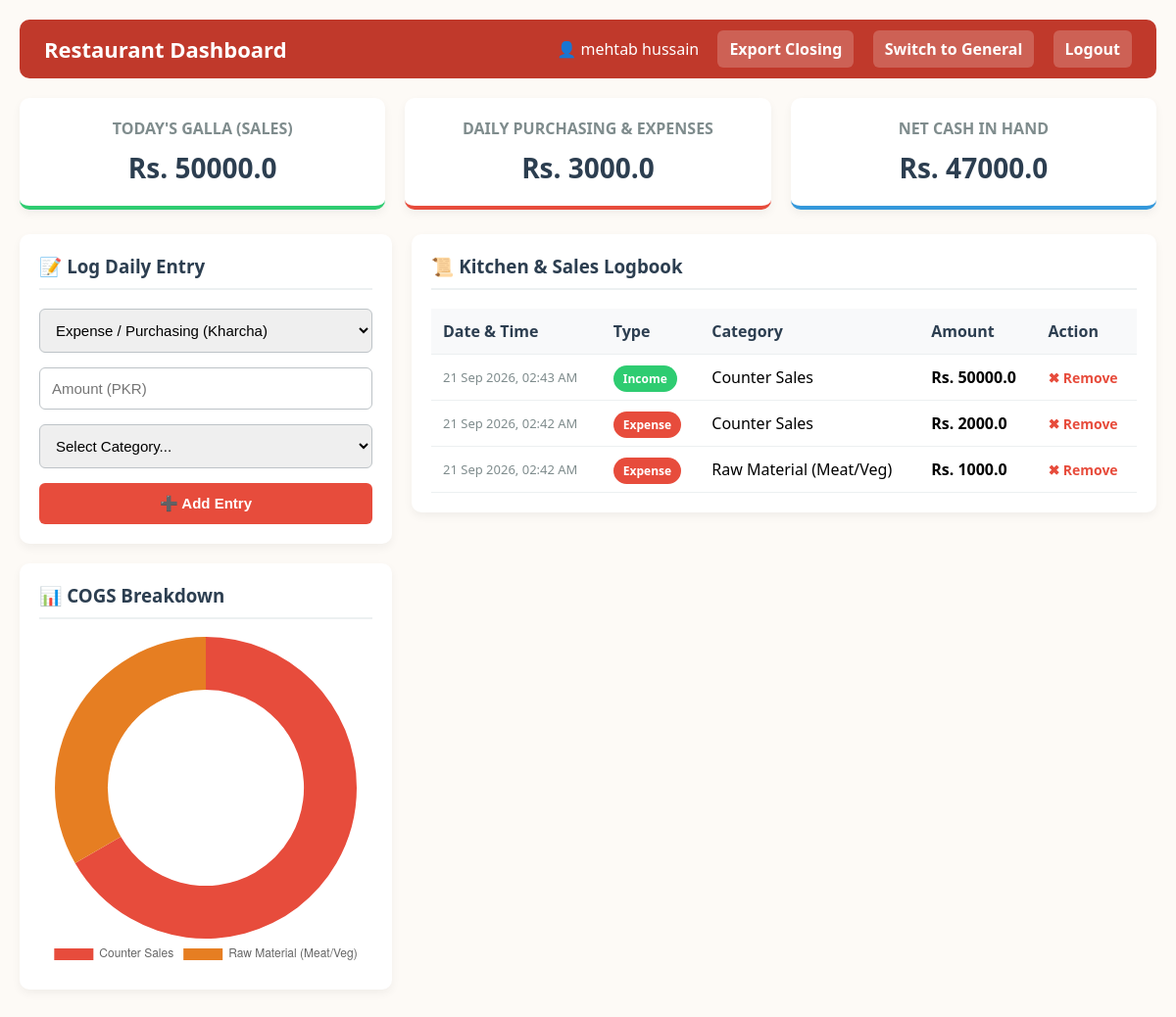
Screenshot of / (signed in) with the database file from the repository.
### flask_app.py (models this page shows)
class Expense(db.Model):
    id = db.Column(db.Integer, primary_key=True)
    user_id = db.Column(db.Integer, db.ForeignKey('user.id'), nullable=False)
    company_id = db.Column(db.Integer, db.ForeignKey('company.id'), nullable=False)
    trans_type = db.Column(db.String(50), nullable=False)
    amount = db.Column(db.Float, nullable=False)
    category = db.Column(db.String(100), nullable=False)
    date = db.Column(db.String(100), nullable=False)

### flask_app.py (the view, shortened to what this page needs)
@app.route('/')
def home():
    if 'user_id' not in session:
        return redirect('/login')
    company_id = session['company_id']
    current_company = Company.query.get(company_id)
    b_type = current_company.business_type if current_company else 'general'
    company_expenses = Expense.query.filter_by(company_id=company_id).order_by(Expense.id.desc()).all()
    total_income = sum(t.amount for t in company_expenses if t.trans_type == 'Income')
    total_expense = sum(t.amount for t in company_expenses if t.trans_type == 'Expense')
    balance = total_income - total_expense
    category_totals = {}
    for t in company_expenses:
        if t.trans_type == 'Expense':
            category_totals[t.category] = category_totals.get(t.category, 0) + t.amount
    chart_labels = list(category_totals.keys())
    chart_values = list(category_totals.values())
    if b_type == 'restaurant':
        return render_template('restaurant_dashboard.html',
                               transactions=company_expenses,
                               balance=balance,
                               income=total_income,
                               expense=total_expense,
                               user_name=session['user_name'],
                               chart_labels=json.dumps(chart_labels),
                               chart_values=json.dumps(chart_values))

### templates/restaurant_dashboard.html (shortened to what this page needs)
<!DOCTYPE html>
<html lang="en">
<head>
</head>
<body>
<div class="header">
    <h2>Restaurant Dashboard</h2>
    <div class="header-links">
        <span>👤 {{ user_name }}</span>
        <a href="/export_csv">Export Closing</a>
        <a href="/deactivate_restaurant">Switch to General</a>
        <a href="/logout">Logout</a>
    </div>
</div>
<div class="kpi-board">
    <div class="kpi-card" style="border-bottom-color: #2ecc71;">
        <h3>Today's Galla (Sales)</h3>
        <h1>Rs. {{ income }}</h1>
    </div>
    <div class="kpi-card" style="border-bottom-color: #e74c3c;">
        <h3>Daily Purchasing & Expenses</h3>
        <h1>Rs. {{ expense }}</h1>
    </div>
    <div class="kpi-card" style="border-bottom-color: #3498db;">
        <h3>Net Cash in Hand</h3>
        <h1>Rs. {{ balance }}</h1>
    </div>
</div>
<div class="main-grid">
    <div class="left-panel">
        <div class="panel">
            <h3>📝 Log Daily Entry</h3>
            <form action="/add" method="POST">
                <select name="type" required>
                    <option value="Expense">Expense / Purchasing (Kharcha)</option>
                </select>
                <input type="number" name="amount" placeholder="Amount (PKR)" required step="0.01">
                <select name="category" required>
                    <option value="" disabled selected>Select Category...</option>
                </select>
                <button type="submit">➕ Add Entry</button>
            </form>
        </div>
        <div class="panel">
            <h3>📊 COGS Breakdown</h3>
            <canvas id="expenseChart"></canvas>
        </div>
    </div>
    <div class="right-panel">
        <div class="panel">
            <h3>📜 Kitchen & Sales Logbook</h3>
            <table>
                <thead>
                    <tr>
                        <th>Date & Time</th>
                        <th>Type</th>
                        <th>Category</th>
                        <th>Amount</th>
                        <th>Action</th>
                    </tr>
                </thead>
                <tbody>
                    {% for t in transactions %}
                    <tr>
                        <td style="font-size: 13px; color: #7f8c8d;">{{ t.date }}</td>
                        <td>
                            <span class="badge {% if t.trans_type == 'Expense' %}expense{% else %}income{% endif %}">
                                {{ t.trans_type }}
                            </span>
                        </td>
                        <td>{{ t.category }}</td>
                        <td style="font-weight: bold;">Rs. {{ t.amount }}</td>
                        <td><a href="/delete/{{ t.id }}" class="btn-delete">✖ Remove</a></td>
                    </tr>
                    {% else %}
                    <tr><td colspan="5" style="text-align: center; color: #95a5a6;">No records found for today.</td></tr>
                    {% endfor %}
                </tbody>
            </table>
        </div>
    </div>
</div>
<script>
    const ctx = document.getElementById('expenseChart').getContext('2d');
    const labels = {{ chart_labels | safe }};
    const values = {{ chart_values | safe }};
    if(labels.length > 0) {
        new Chart(ctx, {
            type: 'doughnut',
            data: {
                labels: labels,
                datasets: [{
                    data: values,
                    backgroundColor: ['#e74c3c', '#e67e22', '#f1c40f', '#34495e', '#95a5a6', '#8e44ad'],
                    borderWidth: 0
                }]
            },
            options: { cutout: '65%', plugins: { legend: { position: 'bottom' } } }
        });
    }
</script>
</body>
</html>

### templates/restaurant_dashboard.html (style rules this page uses)
body { font-family: 'Segoe UI', Tahoma, Geneva, Verdana, sans-serif; background-color: #fdfaf6; margin: 0; padding: 20px; }
.header { display: flex; justify-content: space-between; align-items: center; background: #c0392b; color: white; padding: 15px 25px; border-radius: 10px; margin-bottom: 20px; }
.header h2 { margin: 0; font-size: 22px; }
.header-links a { color: white; text-decoration: none; font-weight: bold; margin-left: 15px; padding: 8px 12px; background: rgba(255,255,255,0.2); border-radius: 6px; }
.kpi-board { display: flex; gap: 20px; margin-bottom: 25px; }
.kpi-card { flex: 1; background: white; padding: 20px; border-radius: 10px; box-shadow: 0 4px 10px rgba(0,0,0,0.05); text-align: center; border-bottom: 4px solid #c0392b; }
.kpi-card h3 { margin: 0; color: #7f8c8d; font-size: 16px; text-transform: uppercase; }
.kpi-card h1 { margin: 10px 0 0; color: #2c3e50; font-size: 28px; }
.main-grid { display: flex; gap: 20px; }
.left-panel { flex: 1; }
.right-panel { flex: 2; }
.panel { background: white; padding: 20px; border-radius: 10px; box-shadow: 0 4px 10px rgba(0,0,0,0.05); margin-bottom: 20px; }
.panel h3 { margin-top: 0; color: #2c3e50; border-bottom: 2px solid #ecf0f1; padding-bottom: 10px; }
form { display: flex; flex-direction: column; gap: 15px; }
input, select, button { padding: 12px; border: 1px solid #bdc3c7; border-radius: 6px; font-size: 15px; }
button { background: #e74c3c; color: white; border: none; font-weight: bold; cursor: pointer; transition: 0.3s; }
table { width: 100%; border-collapse: collapse; margin-top: 15px; }
th, td { padding: 12px; text-align: left; border-bottom: 1px solid #ecf0f1; }
th { background: #f8f9fa; color: #2c3e50; }
.badge { padding: 5px 10px; border-radius: 15px; font-size: 12px; font-weight: bold; color: white; }
.badge.expense { background: #e74c3c; }
.badge.income { background: #2ecc71; }
.btn-delete { color: #e74c3c; text-decoration: none; font-weight: bold; font-size: 14px; }

### rows the page displays
Expense: date "21 Sep 2026, 02:43 AM", trans_type "Income", category "Counter Sales", amount "50000.0"
Expense: date "21 Sep 2026, 02:42 AM", trans_type "Expense", category "Counter Sales", amount "2000.0"
Expense: date "21 Sep 2026, 02:42 AM", trans_type "Expense", category "Raw Material (Meat/Veg)", amount "1000.0"

### other values shown
{{ user_name }} "mehtab hussain"
{{ income }} "50000.0"
{{ expense }} "3000.0"
{{ balance }} "47000.0"
chart data {{ chart_labels | safe }} ["Counter Sales", "Raw Material (Meat/Veg)"]
chart data {{ chart_values | safe }} [2000.0, 1000.0]
